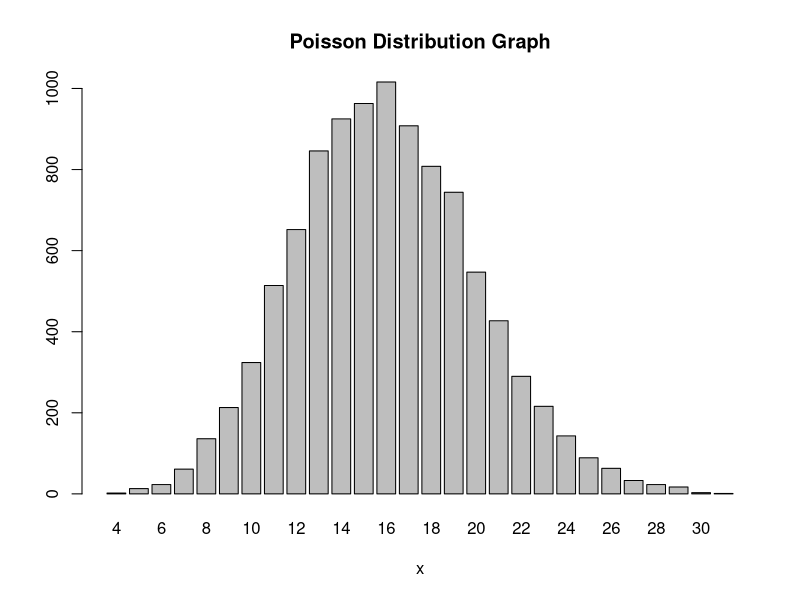

Source code (R):
# Poisson Distribution

# An example;
# An average of 16 customers come to a bank within 10 minutes. 
# The probability of 12 customers in 10 minutes
dpois (12,16)

# Above 8 customers in 10 minutes
# Cumulative probability function
1-ppois(8,16)

# Generate random 100000 data which are compatible with Poisson 
set.seed(951)
poisson_numbers <- rpois(10000,16)
poisson_avg <- 16
poisson_var <- 16

mean(poisson_numbers)
var(poisson_numbers)

counts <- table(poisson_numbers)

# Bar Plot of poisson_numbers
barplot(counts, main = "Poisson Distribution Graph", xlab = "x")